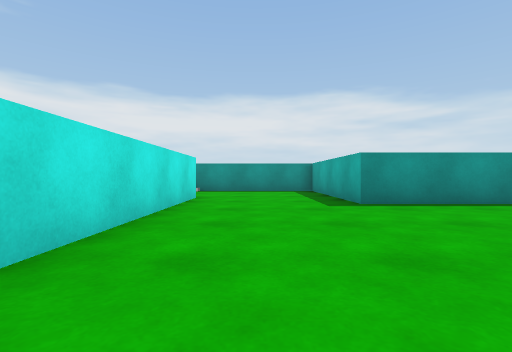
view 1 (above)

17 first-person views from a walk through a Unity game level. The camera is 0.51 m above the floor, looks level and sees 85° across. The floor is counted in squares, 1 m on a side. Each view is taken from the middle of a square. On the plan, view 1 faces up. The plan holds only what a view shows up to about 9 squares ahead; the rest is blank. The player character is not drawn. Surface patterns are stand-ins for the level's own textures.

view 2
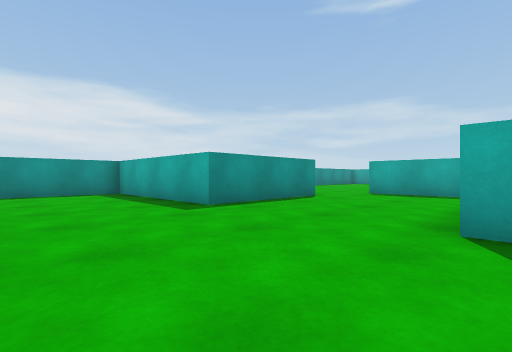

view 3
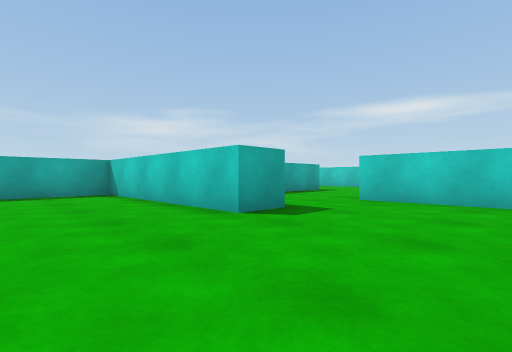

view 4
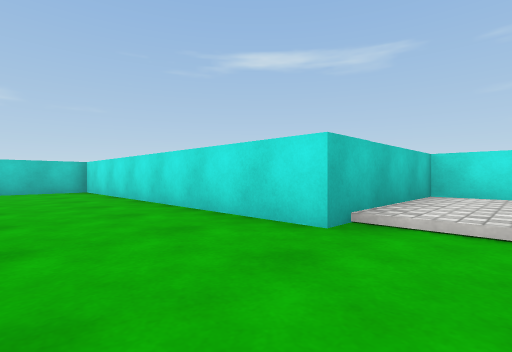

view 5
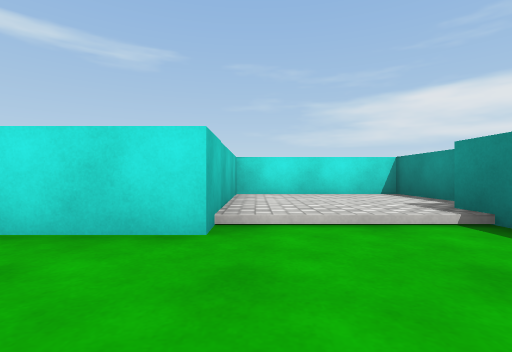

view 6
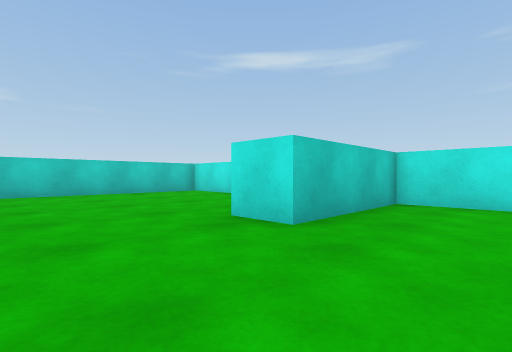

view 7
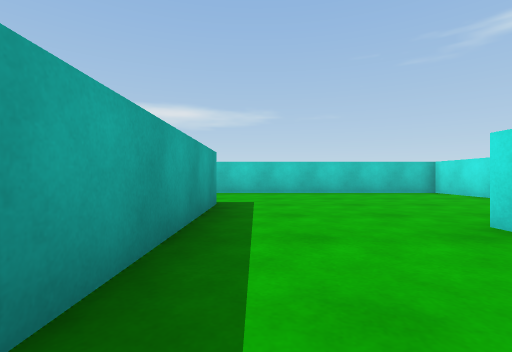

view 8
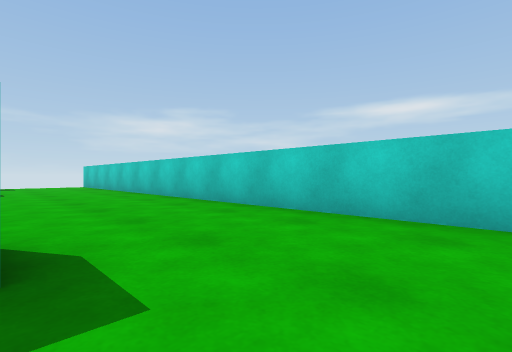

view 9
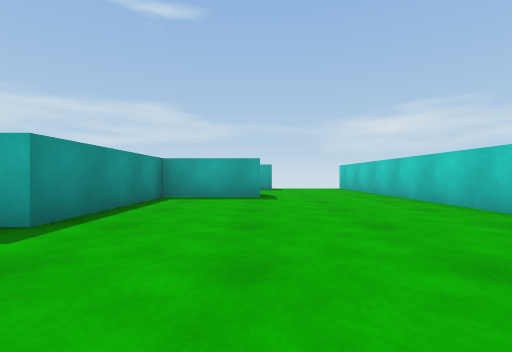

view 10
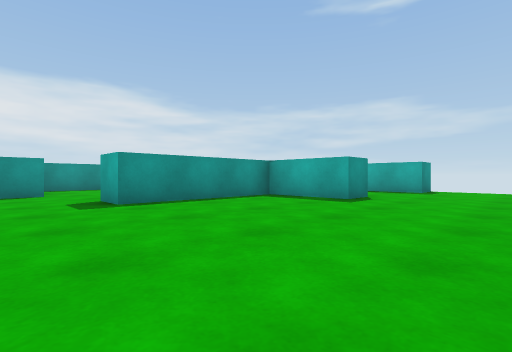

view 11
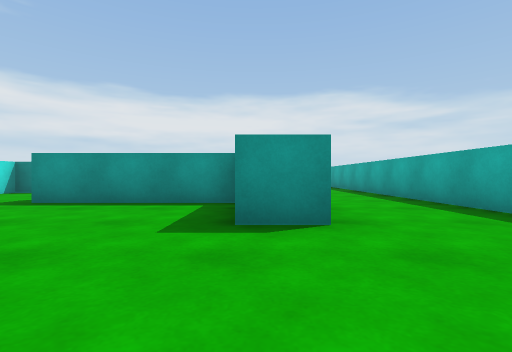

view 12
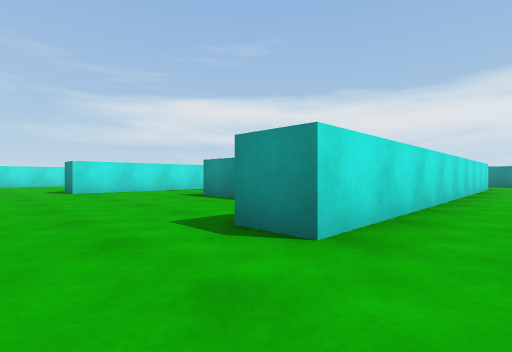

view 13
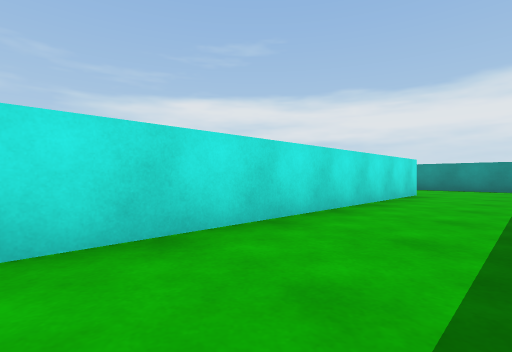

view 14
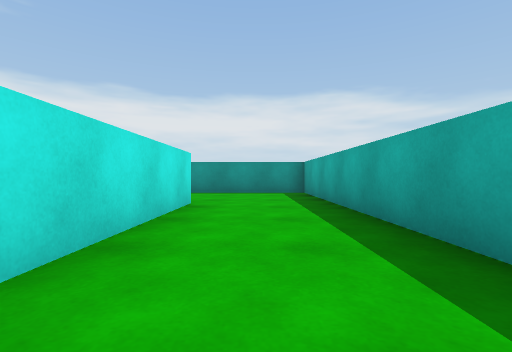

view 15
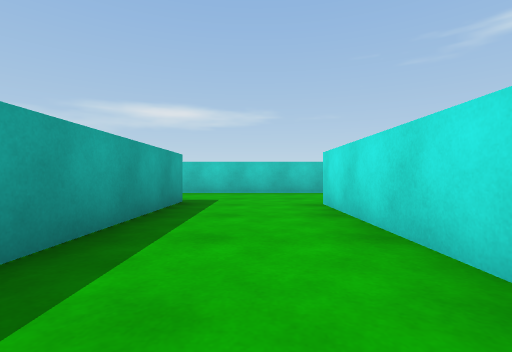

view 16
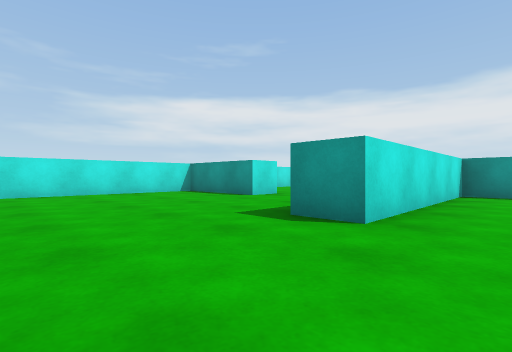

view 17
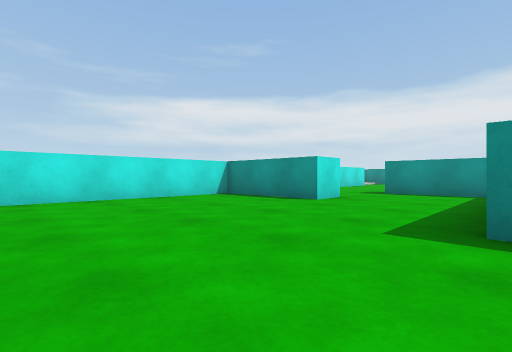

### Floor plan
Points are (right, up) in squares from view 1. A wall is a line through its corners. A room is listed if a view was taken in it or the views show most of it. See-through windows are left out.
Room 1 (views 1, 2, 3, 4, 5)
walls: (1.9, 0.5) (1.9, 1.4) (7.2, 1.4) (7.2, 4.5); (5.4, 5.1) (1.9, 5.1) (1.9, 9.5) (-2.5, 9.5); (-3.4, 10.2) (-5.3, 10.2) (-5.3, 6.6) (-1.4, 6.6) (-1.4, -1.8) (1.7, -1.8)
ways out: opening at (1.5, -0.5) to room 2; opening at (6, 4)
Room 2 (views 6, 7, 8, 9, 10, 11, 12, 13, 14, 15, 16, 17)
walls: (8.2, 0.5) (5.7, 0.5) (5.7, -5.1) (4.7, -5.1) (4.7, -0.8); (4.2, 0.5) (1.9, 0.5); (1.7, -1.8) (1.7, -2.8) (-1.4, -2.8) (-1.4, -8.4) (17.2, -8.4); (17.4, -5.6) (16.5, -5.6) (16.5, 1); (16.5, 2.5) (16.5, 6.5); (13.8, 6.2) (13.8, -5.1) (12.8, -5.1) (12.8, -2.8) (8.8, -2.8) (8.8, -1.8)
ways out: opening at (1.5, -0.5) to room 1; opening at (8.5, -0.5); opening at (15.5, 6)

Positions as (right, up) in squares from view 1, and headings:
1: (0, 0), facing up
2: (-1, 1), facing up-right
3: (-1, 4), facing down-right
4: (1, 8), facing down-left
5: (1, 7), facing left
6: (4, 0), facing down-left
7: (4, 0), facing down
8: (3, -5), facing down-right
9: (6, -5), facing right
10: (7, -8), facing up-right
11: (13, -8), facing up
12: (15, -7), facing up-left
13: (16, -2), facing up-left
14: (15, 1), facing up
15: (15, 0), facing down
16: (7, -8), facing up-left
17: (5, -8), facing up-left
